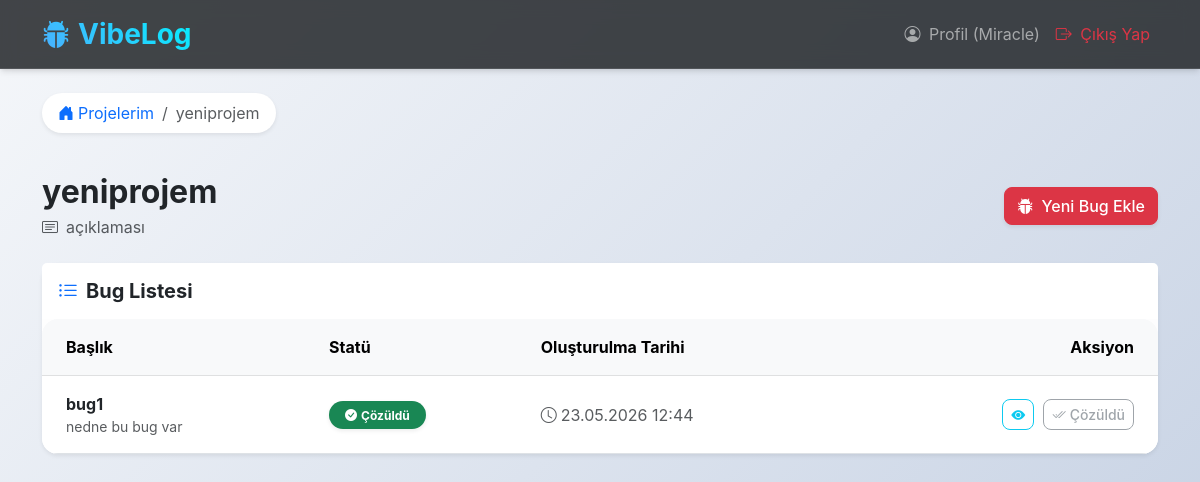
Screenshot of /project/3 (signed in) with the database file from the repository.
### app/models.py (models this page shows, shortened)
class User(UserMixin, db.Model):
    __tablename__ = 'users'
    id: Mapped[int] = mapped_column(primary_key=True)
    username: Mapped[str] = mapped_column(String(64), unique=True, nullable=False)
    email: Mapped[str] = mapped_column(String(120), unique=True, nullable=False)
    password_hash: Mapped[str] = mapped_column(String(256), nullable=False)
    created_at: Mapped[datetime] = mapped_column(default=datetime.utcnow)
    projects: Mapped[List["Project"]] = relationship(back_populates="user", cascade="all, delete-orphan")

class Project(db.Model):
    __tablename__ = 'projects'
    id: Mapped[int] = mapped_column(primary_key=True)
    name: Mapped[str] = mapped_column(String(100), nullable=False)
    description: Mapped[Optional[str]] = mapped_column(Text)
    created_at: Mapped[datetime] = mapped_column(default=datetime.utcnow)
    user_id: Mapped[int] = mapped_column(ForeignKey('users.id'), nullable=False)
    user: Mapped["User"] = relationship(back_populates="projects")
    bug_tickets: Mapped[List["BugTicket"]] = relationship(back_populates="project", cascade="all, delete-orphan")

class BugTicket(db.Model):
    __tablename__ = 'bug_tickets'
    id: Mapped[int] = mapped_column(primary_key=True)
    title: Mapped[str] = mapped_column(String(150), nullable=False)
    description: Mapped[str] = mapped_column(Text, nullable=False)
    status: Mapped[str] = mapped_column(String(50), default='Open')
    created_at: Mapped[datetime] = mapped_column(default=datetime.utcnow)
    project_id: Mapped[int] = mapped_column(ForeignKey('projects.id'), nullable=False)
    project: Mapped["Project"] = relationship(back_populates="bug_tickets")

### app/main/routes.py (the view)
@main.route('/project/<int:id>')
@login_required
def project_detail(id):
    project = db.session.get(Project, id)
    if project is None:
        abort(404)
    if project.user_id != current_user.id:
        abort(403)
    page = request.args.get('page', 1, type=int)
    pagination = BugTicket.query.filter_by(project_id=project.id).order_by(BugTicket.created_at.desc()).paginate(
        page=page, per_page=10, error_out=False
    )
    return render_template('main/project_detail.html', title=project.name, project=project, pagination=pagination)

### app/models.py (called while the page is built)
@login_manager.user_loader
def load_user(id):
    return db.session.get(User, int(id))

### app/templates/main/project_detail.html (shortened to what this page needs)
{% extends "base.html" %}
{% block content %}
<div class="mb-4">
    <nav aria-label="breadcrumb">
        <ol class="breadcrumb bg-white px-3 py-2 rounded-pill shadow-sm d-inline-flex">
            <li class="breadcrumb-item"><a href="{{ url_for('main.index') }}" class="text-decoration-none"><i class="bi bi-house-door-fill me-1"></i>Projelerim</a></li>
            <li class="breadcrumb-item active" aria-current="page">{{ project.name }}</li>
        </ol>
    </nav>
</div>
<div class="row mb-4 align-items-center">
    <div class="col-md-8">
        <h2 class="fw-bold text-dark mb-1">{{ project.name }}</h2>
        <p class="text-muted mb-0"><i class="bi bi-card-text me-2"></i>{{ project.description or 'Bu proje için açıklama bulunmuyor.' }}</p>
    </div>
    <div class="col-md-4 text-md-end mt-3 mt-md-0">
        <a href="{{ url_for('main.new_bug', project_id=project.id) }}" class="btn btn-danger shadow-sm">
            <i class="bi bi-bug-fill me-1"></i> Yeni Bug Ekle
        </a>
    </div>
</div>
<div class="card shadow-sm mb-4">
    <div class="card-header bg-white py-3 border-bottom-0">
        <h5 class="mb-0 fw-bold"><i class="bi bi-list-ul me-2 text-primary"></i>Bug Listesi</h5>
    </div>
    <div class="card-body p-0">
        {% if pagination.items %}
            <div class="table-responsive">
                <table class="table table-hover mb-0 align-middle">
                    <thead class="table-light">
                        <tr>
                            <th scope="col" class="ps-4">Başlık</th>
                            <th scope="col">Statü</th>
                            <th scope="col">Oluşturulma Tarihi</th>
                            <th scope="col" class="text-end pe-4">Aksiyon</th>
                        </tr>
                    </thead>
                    <tbody>
                        {% for bug in pagination.items %}
                        <tr>
                            <td class="ps-4">
                                <div class="fw-bold"><a href="{{ url_for('main.bug_detail', bug_id=bug.id) }}" class="text-decoration-none text-dark hover-text-primary">{{ bug.title }}</a></div>
                                <div class="small text-muted text-truncate" style="max-width: 300px;">{{ bug.description }}</div>
                            </td>
                            <td>
                                {% if bug.status == 'Open' %}
                                    <span class="badge rounded-pill bg-warning text-dark px-3 py-2 shadow-sm"><i class="bi bi-exclamation-circle-fill me-1"></i>Açık</span>
                                {% elif bug.status == 'Closed' or bug.status == 'Çözüldü' %}
                                    <span class="badge rounded-pill bg-success px-3 py-2 shadow-sm"><i class="bi bi-check-circle-fill me-1"></i>Çözüldü</span>
                                {% else %}
                                    <span class="badge rounded-pill bg-secondary px-3 py-2 shadow-sm">{{ bug.status }}</span>
                                {% endif %}
                            </td>
                            <td class="text-muted"><i class="bi bi-clock me-1"></i>{{ bug.created_at.strftime('%d.%m.%Y %H:%M') }}</td>
                            <td class="text-end pe-4">
                                <a href="{{ url_for('main.bug_detail', bug_id=bug.id) }}" class="btn btn-sm btn-outline-info me-1" title="Detaylar"><i class="bi bi-eye-fill"></i></a>
                                {% if bug.status == 'Open' %}
                                    <form action="{{ url_for('main.resolve_bug', id=bug.id) }}" method="POST" class="d-inline">
                                        <button type="submit" class="btn btn-sm btn-success"><i class="bi bi-check2-all me-1"></i>Çözüldü İşaretle</button>
                                    </form>
                                {% else %}
                                    <button class="btn btn-sm btn-outline-secondary" disabled><i class="bi bi-check2-all me-1"></i>Çözüldü</button>
                                {% endif %}
                            </td>
                        </tr>
                        {% endfor %}
                    </tbody>
                </table>
            </div>
        {% else %}
            <div class="text-center py-5">
                <h5 class="text-muted">Bu projede henüz hiç bug kaydı yok! 🎉</h5>
            </div>
        {% endif %}
    </div>
</div>
{% endblock %}

### app/templates/base.html (shortened to what this page needs)
<!DOCTYPE html>
<html lang="tr">
<head>
    <link href="https://cdn.jsdelivr.net/npm/bootstrap@5.3.0/dist/css/bootstrap.min.css" rel="stylesheet">
    <link rel="stylesheet" href="https://cdn.jsdelivr.net/npm/bootstrap-icons@1.11.3/font/bootstrap-icons.min.css">
    <link rel="stylesheet" href="{{ url_for('static', filename='css/style.css') }}">
</head>
<body class="bg-light">
    <nav class="navbar navbar-expand-lg navbar-dark navbar-glass mb-4 sticky-top">
        <div class="container">
            <a class="navbar-brand fs-3 fw-bold text-gradient" href="/"><i class="bi bi-bug-fill me-2 text-primary"></i>VibeLog</a>
            <div class="collapse navbar-collapse" id="navbarNav">
                <ul class="navbar-nav ms-auto">
                    {% if current_user.is_authenticated %}
                        <li class="nav-item">
                            <a class="nav-link" href="#"><i class="bi bi-person-circle me-1"></i> Profil ({{ current_user.username }})</a>
                        </li>
                        <li class="nav-item">
                            <a class="nav-link text-danger" href="{{ url_for('auth.logout') }}"><i class="bi bi-box-arrow-right me-1"></i> Çıkış Yap</a>
                        </li>
                    {% endif %}
                </ul>
            </div>
        </div>
    </nav>
    <div class="container">
        {% block content %}{% endblock %}
    </div>
</body>
</html>

### app/static/css/style.css (style rules this page uses)
body { background: linear-gradient(135deg, #f5f7fa 0%, #c3cfe2 100%); min-height: 100vh; font-family: 'Inter', -apple-system, BlinkMacSystemFont, "Segoe UI", Roboto, "Helvetica Neue", Arial, sans-serif; }
.navbar-glass { background: rgba(33, 37, 41, 0.85) !important; backdrop-filter: blur(10px); -webkit-backdrop-filter: blur(10px); border-bottom: 1px solid rgba(255, 255, 255, 0.1); box-shadow: 0 4px 6px -1px rgba(0, 0, 0, 0.1), 0 2px 4px -1px rgba(0, 0, 0, 0.06); }
.text-gradient { background: linear-gradient(45deg, #4facfe 0%, #00f2fe 100%); -webkit-background-clip: text; -webkit-text-fill-color: transparent; background-clip: text; }
.card { border: none; border-radius: 1rem; box-shadow: 0 0.5rem 1rem rgba(0, 0, 0, 0.05); transition: transform 0.3s ease, box-shadow 0.3s ease; background: rgba(255, 255, 255, 0.95); }
.btn { border-radius: 0.5rem; transition: all 0.3s ease; font-weight: 500; }
.table-responsive { border-radius: 1rem; }
.table { margin-bottom: 0; }
.table > :not(caption) > * > * { padding: 1rem 0.5rem; }

### rows the page displays
User: username "Miracle"
Project: name "yeniprojem", description "açıklaması"
BugTicket: title "bug1", description "nedne bu bug var", status "Closed" (drawn), created_at "23.05.2026 12:44"
